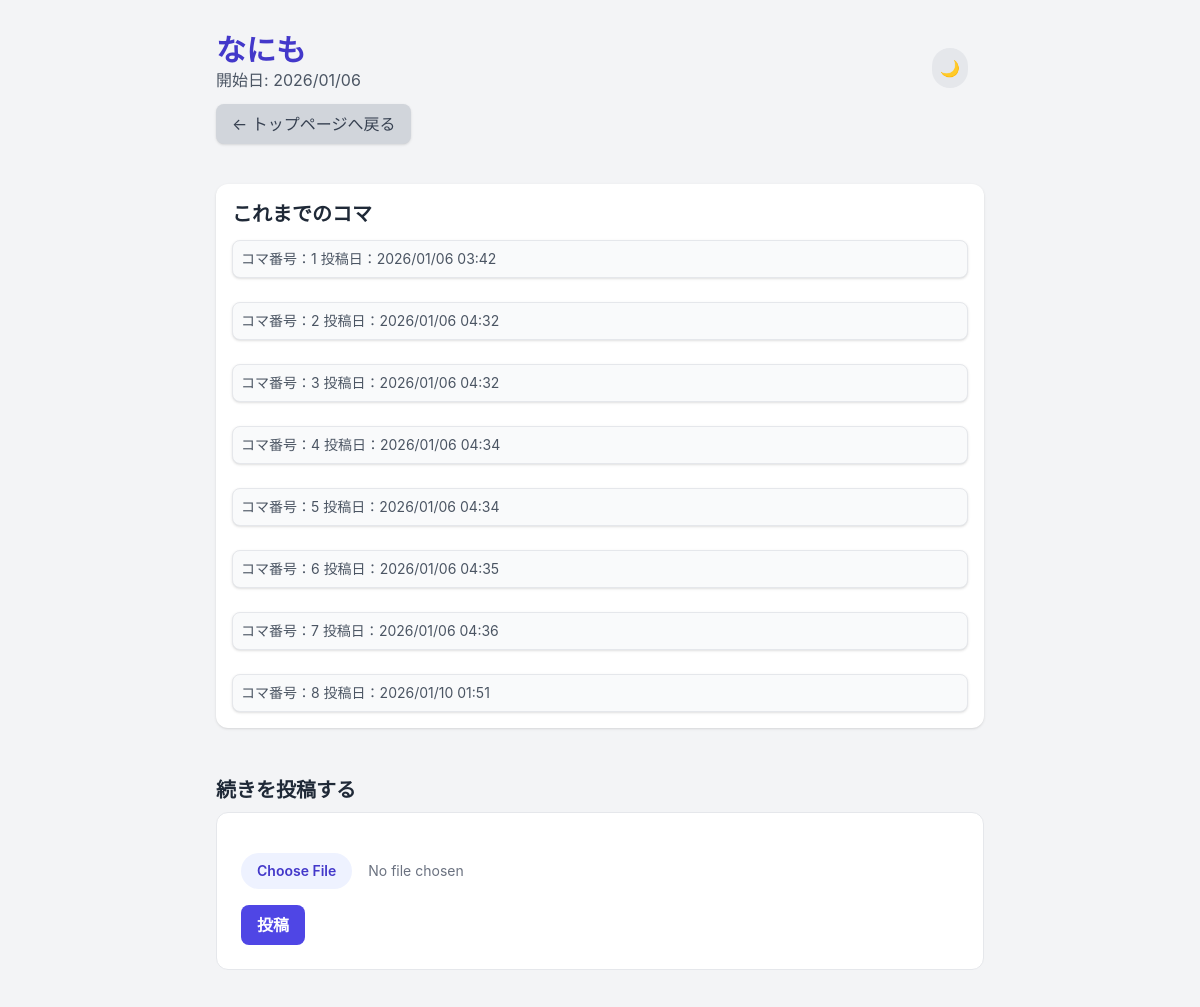
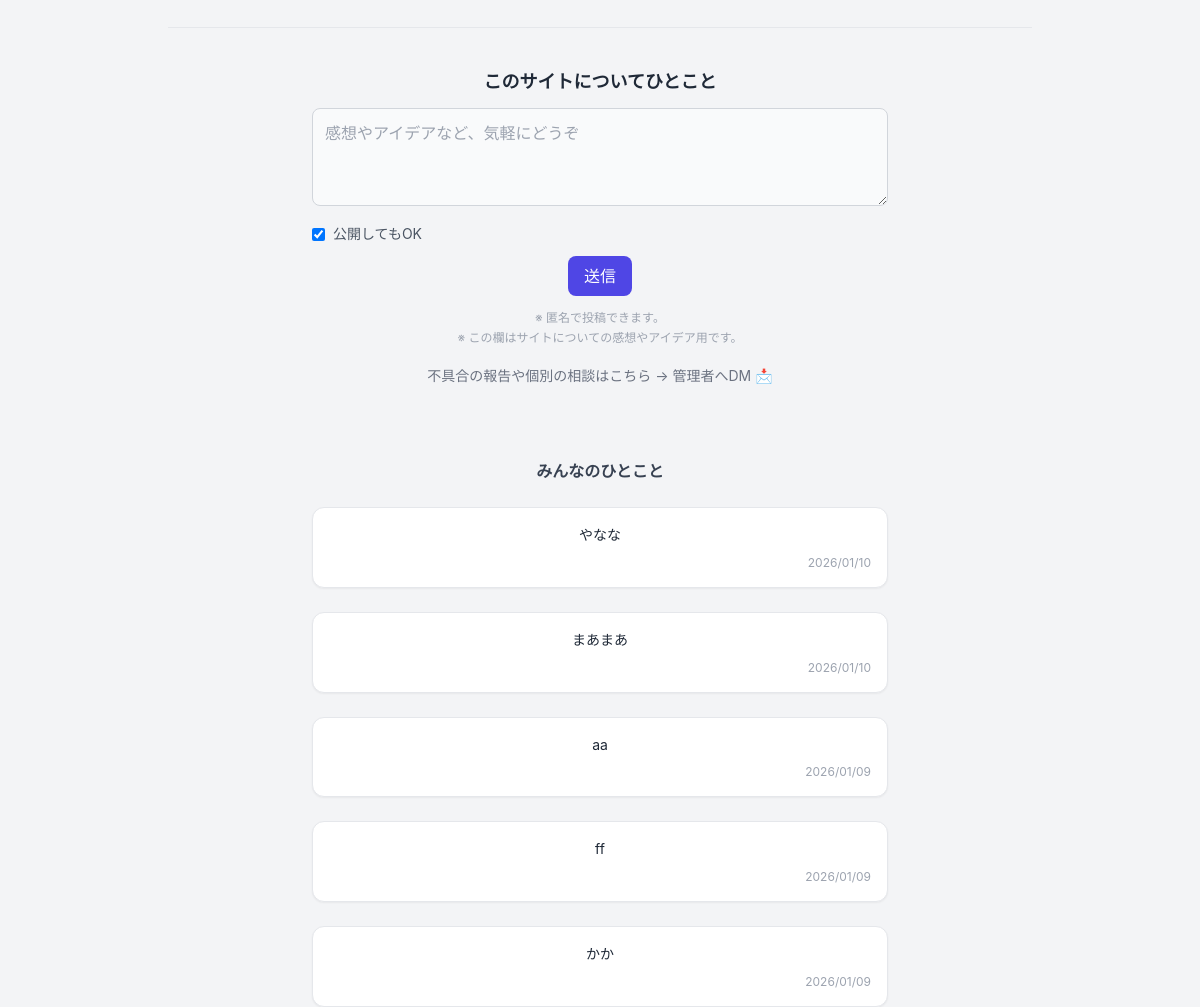
The page /comic/16 on the database its author committed (2 pictures, top to bottom).
### app.py (models this page shows, shortened)
class Comic(db.Model):
    __tablename__ = 'comic'
    id = db.Column(db.Integer, primary_key=True)
    title = db.Column(db.String(100), default='無題の漫画リレー')
    started_at = db.Column(db.DateTime, default=datetime.utcnow)
    is_completed = db.Column(db.Boolean, default=False)
    is_deleted = db.Column(db.Integer, default=0, nullable=False)
    max_koma = db.Column(db.Integer, default=20)
    komas = db.relationship('Koma', backref='comic', lazy='dynamic')

class Koma(db.Model):
    __tablename__ = 'koma'
    id = db.Column(db.Integer, primary_key=True)
    comic_id = db.Column(db.Integer, db.ForeignKey('comic.id'), nullable=False)
    frame_number = db.Column(db.Integer, nullable=False)
    image_filename = db.Column(db.String(120), unique=True, nullable=False)
    posted_at = db.Column(db.DateTime, default=datetime.utcnow)
    is_deleted = db.Column(db.Integer, default=0, nullable=False)

class PublicComment(db.Model):
    __tablename__ = "public_comment"
    id = db.Column(db.Integer, primary_key=True)
    message = db.Column(db.Text, nullable=False)
    is_public = db.Column(db.Boolean, default=True)  # 公開 or 非公開
    admin_reply = db.Column(db.Text)
    created_at = db.Column(db.DateTime, default=datetime.utcnow)

### app.py (the view)
@app.route('/comic/<int:comic_id>')
def comic_detail(comic_id):
    comic = Comic.query.get_or_404(comic_id)
    komas = comic.komas.filter_by(
        is_deleted=0
    ).order_by(Koma.frame_number.asc()).all()
    koma_count = len(komas) # コマの数
    return render_template(
        'comic_detail.html',
        comic=comic,
        komas=komas,
        koma_count=koma_count
    )

### app.py (called while the page is built)
@app.context_processor
def inject_public_comments():
    comments = (
        PublicComment.query
        .filter_by(is_public=True)
        .order_by(PublicComment.created_at.desc())
        .limit(5)
        .all()
    )
    return dict(public_comments=comments)

### templates/comic_detail.html (shortened to what this page needs)
{% extends "base.html" %}
{% block content %}
<div class="max-w-3xl mx-auto">
  <header class="relative mb-10">
    <h1 class="text-3xl font-bold text-indigo-700 dark:text-[#C8A5FF]">{{ comic.title }}</h1>
    <p class="text-gray-600 dark:text-[#ABB6C6]">開始日: {{ comic.started_at.strftime('%Y/%m/%d') }}</p>
    <a href="{{ url_for('index') }}"
      class="inline-block mt-3 px-4 py-2 bg-gray-300 dark:bg-[#383C40] text-gray-700 dark:text-[#BFC9DD] rounded-lg shadow hover:bg-gray-400">
      ← トップページへ戻る
    </a>
    <button id="theme-toggle" class="absolute top-4 right-4
               p-2 rounded-full
               bg-gray-200 dark:bg-gray-700
               text-gray-800 dark:text-gray-200
               hover:scale-105 transition">
      🌙
    </button>
  </header>
  <section class="bg-white dark:bg-[#121212] p-4 rounded-xl shadow mb-6">
    <h2 class="text-xl font-bold mb-3 dark:text-gray-400">これまでのコマ</h2>
    <div class="space-y-6">
      {% for koma in komas %}
      <div class="border dark:border-[#414143] rounded-lg overflow-hidden bg-gray-50 shadow">
        <div class="p-2 text-gray-600 dark:text-gray-400 text-sm dark:bg-[#1F1F20]">
          コマ番号：{{ koma.frame_number }}
          投稿日：{{ koma.posted_at.strftime('%Y/%m/%d %H:%M') }}
        </div>
      </div>
      {% endfor %}
    </div>
  </section>
  {% set is_full = comic.max_koma is not none and koma_count >= comic.max_koma %}
  <section class="mt-12
    ">
    <h2 class="text-xl font-bold mb-2 text-gray-800 dark:text-gray-200">
      続きを投稿する
    </h2>
    <div class="
    rounded-xl p-6 border
    bg-white
    dark:bg-[#121212]
    border-gray-200
    dark:border-[#414143]
    transition
  ">
      <form action="{{ url_for('post_frame') }}" method="POST" enctype="multipart/form-data" class="space-y-4">
        <input type="file" name="file" required class="block w-full text-sm text-gray-500
               file:mr-4 file:py-2 file:px-4
               file:rounded-full file:border-0
               file:text-sm file:font-semibold
               file:bg-indigo-50 dark:file:bg-[#262C3F] file:text-indigo-700 dark:file:text-[#C8A5FF]
               hover:file:bg-indigo-100 hover:cursor-pointer file:hover:cursor-pointer">
        <button type="submit" class="
    block mx-auto mt-4
    md:mx-0 md:mt-0 md:inline-block
    px-4 py-2 rounded-lg font-semibold
    bg-indigo-600 text-white
    hover:bg-indigo-700 transition
  ">
          投稿
        </button>
      </form>
    </div>
  </section>
</div>
{% endblock %}

### templates/base.html (shortened to what this page needs)
<!DOCTYPE html>
<html lang="ja">
<head>
  <script src="https://cdn.tailwindcss.com"></script>
</head>
<body class="min-h-screen pt-4 pl-4 pr-4 md:pt-8 md:pl-8 md:pr-8 transition-colors duration-300
         bg-gray-100 dark:bg-[#232325]
         text-gray-800 dark:text-gray-200">
  {% block content %}{% endblock %}
  <footer class="max-w-4xl mx-auto mt-16 px-4 text-center">
    {% if not hide_dm_link %}
    <div class="border-t pt-10 pb-6">
      <div class="max-w-xl mx-auto">
        <h3 class="text-lg font-bold mb-3 text-gray-800 dark:text-gray-100">
          このサイトについてひとこと
        </h3>
        <form action="{{ url_for('footer_comment') }}" method="POST" class="space-y-3">
          <textarea name="message" rows="3" required placeholder="感想やアイデアなど、気軽にどうぞ" class="w-full p-3 rounded-lg border
                 bg-gray-50 dark:bg-gray-800
                 text-gray-800 dark:text-gray-100
                 border-gray-300 dark:border-gray-700
                 focus:outline-none focus:ring-2 focus:ring-indigo-500"></textarea>
          <label class="flex items-center gap-2 text-sm text-gray-600 dark:text-gray-400">
            <input type="checkbox" name="is_public" checked>
            公開してもOK
          </label>
          <button type="submit" class="px-4 py-2 rounded-lg bg-indigo-600 text-white
                 hover:bg-indigo-700 transition">
            送信
          </button>
          <p class="text-xs text-gray-400 leading-relaxed">
            ※ 匿名で投稿できます。<br>
            ※ この欄はサイトについての感想やアイデア用です。<br>
          </p>
        </form>
        <div class="mt-4">
          <a href="{{ url_for('admin_dm') }}" class="inline-flex items-center gap-1 text-sm
                  text-gray-500 hover:text-indigo-600 transition">
            不具合の報告や個別の相談はこちら → 管理者へDM
            <span>📩</span>
          </a>
        </div>
      </div>
    </div>
    <div class="mt-12 max-w-xl mx-auto space-y-6">
      <h4 class="text-md font-semibold text-gray-700 dark:text-gray-300">
        みんなのひとこと
      </h4>
      {% if public_comments %}
      {% for c in public_comments %}
      <div class="
        p-4 rounded-xl
        bg-white dark:bg-gray-900
        border border-gray-200 dark:border-gray-700
        shadow-sm
        space-y-2
      ">
        <p class="text-sm text-gray-800 dark:text-gray-100 leading-relaxed">
          {{ c.message }}
        </p>
        <div class="text-xs text-gray-400 text-right">
          {{ c.created_at.strftime('%Y/%m/%d') }}
        </div>
      </div>
      {% endfor %}
      {% else %}
      <p class="text-sm text-gray-400">
        まだコメントはありません。
      </p>
      {% endif %}
    </div>
    {% endif %}
  </footer>
</body>
</html>

### templates/base.html (style rules this page uses)
body { font-family: 'Inter', sans-serif; }

### rows shown on the page
Comic: title "なにも", started_at "2026/01/06"
Koma: frame_number "1", posted_at "2026/01/06 03:42"
Koma: frame_number "2", posted_at "2026/01/06 04:32"
Koma: frame_number "3", posted_at "2026/01/06 04:32"
Koma: frame_number "4", posted_at "2026/01/06 04:34"
Koma: frame_number "5", posted_at "2026/01/06 04:34"
Koma: frame_number "6", posted_at "2026/01/06 04:35"
Koma: frame_number "7", posted_at "2026/01/06 04:36"
Koma: frame_number "8", posted_at "2026/01/10 01:51"
PublicComment: message "やなな", created_at "2026/01/10"
PublicComment: message "まあまあ", created_at "2026/01/10"
PublicComment: message "aa", created_at "2026/01/09"
PublicComment: message "ff", created_at "2026/01/09"
PublicComment: message "かか", created_at "2026/01/09"
